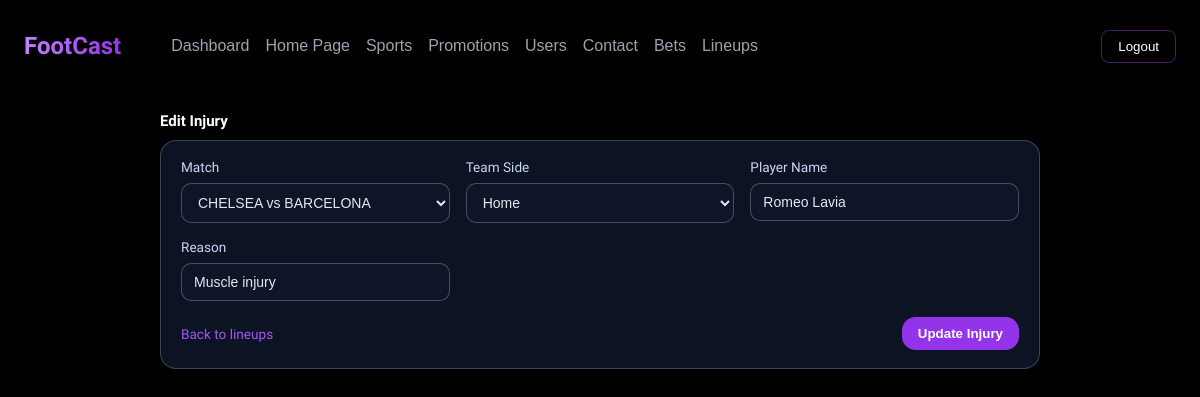
The page /admin-dashboard/edit/edit_injury.php?id=1&match_id=1 (signed in) on the database its author committed.
### tables this page shows
CREATE TABLE `lineup_injuries` (
  `id` int(11) NOT NULL,
  `lineup_match_id` int(11) NOT NULL,
  `team_side` enum('home','away') NOT NULL,
  `player_name` varchar(100) NOT NULL,
  `reason` varchar(120) DEFAULT NULL,
  `type` enum('injury','suspension') NOT NULL DEFAULT 'injury',
  `created_at` timestamp NOT NULL DEFAULT current_timestamp()
);

### admin-dashboard/edit/edit_injury.php (the view, shortened to what this page needs)
<?php
    $db = footcast_db();
    $injuryId = isset($_GET['id']) ? (int) $_GET['id'] : 0;
    $errors = [];
    $selectedMatchId = isset($_GET['match_id']) ? (int) $_GET['match_id'] : 0;
    $lineups = [];
    $stmtList = $db->prepare(
        'SELECT id, home_team, away_team
        FROM lineup_matches
        ORDER BY match_date DESC'
    );
    if ($stmtList) {
        $stmtList->execute();
        $result = $stmtList->get_result();
        if ($result) {
            while ($row = $result->fetch_assoc()) {
                $lineups[] = $row;
            }
        }
    }
    $injury = null;
    if (empty($errors)) {
        $stmtInjury = $db->prepare(
            'SELECT id, lineup_match_id, team_side, player_name, reason, type
            FROM lineup_injuries
            WHERE id = ? AND type = ?
            LIMIT 1'
        );
        if ($stmtInjury) {
            $type = 'injury';
            $stmtInjury->bind_param('is', $injuryId, $type);
            $stmtInjury->execute();
            $result = $stmtInjury->get_result();
            $injury = $result ? $result->fetch_assoc() : null;
        }
    }
    if ($injury && empty($errors)) {
        $stmtInjury = $db->prepare(
            'SELECT id, lineup_match_id, team_side, player_name, reason, type
            FROM lineup_injuries
            WHERE id = ? AND type = ?
            LIMIT 1'
        );
        if ($stmtInjury) {
            $type = 'injury';
            $stmtInjury->bind_param('is', $injuryId, $type);
            $stmtInjury->execute();
            $result = $stmtInjury->get_result();
            $injury = $result ? $result->fetch_assoc() : $injury;
        }
    }
    function renderMatchOptions(array $lineups, int $selectedId): string
    {
        $options = '';
        foreach ($lineups as $row) {
            $id = (int) $row['id'];
            $label = $row['home_team'] . ' vs ' . $row['away_team'];
            $selected = $id === $selectedId ? ' selected' : '';
            $options .= '<option value="' . htmlspecialchars((string) $id, ENT_QUOTES, 'UTF-8') . '"' . $selected . '>'
                . htmlspecialchars($label, ENT_QUOTES, 'UTF-8')
                . '</option>';
        }
        return $options;
    }
?>
<!DOCTYPE html>
<html lang="en">
<head>
    <link rel="stylesheet" href="../../assets/css/style.css">
    <link rel="stylesheet" href="../assets/css/admin.css">
    <link rel="stylesheet" href="../assets/css/lineups.css">
</head>
<body>
    <?php include("../assets/php/header.php"); ?>
    <main class="admin-main">
        <section class="admin-section admin-section-active">
            <div class="admin-form-center">
                <div class="admin-section-header">
                    <div>
                        <h2>Edit Injury</h2>
                    </div>
                </div>
                <?php if ($injury): ?>
                    <form class="admin-form" method="post" action="">
                        <div class="admin-form-grid">
                            <label class="admin-form-row">
                                <span>Match</span>
                                <select class="admin-select" name="lineup_match_id" required>
                                    <?php echo renderMatchOptions($lineups, (int) ($injury['lineup_match_id'] ?? $selectedMatchId)); ?>
                                </select>
                            </label>
                            <label class="admin-form-row">
                                <span>Team Side</span>
                                <select class="admin-select" name="team_side">
                                    <option value="home" <?php echo ($injury['team_side'] ?? 'home') === 'home' ? 'selected' : ''; ?>>Home</option>
                                </select>
                            </label>
                            <label class="admin-form-row">
                                <span>Player Name</span>
                                <input class="admin-input" type="text" name="player_name" value="<?php echo htmlspecialchars($injury['player_name'] ?? '', ENT_QUOTES, 'UTF-8'); ?>" required>
                            </label>
                            <label class="admin-form-row">
                                <span>Reason</span>
                                <input class="admin-input" type="text" name="reason" value="<?php echo htmlspecialchars($injury['reason'] ?? '', ENT_QUOTES, 'UTF-8'); ?>">
                            </label>
                        </div>
                        <div class="admin-form-actions">
                            <a class="admin-link" href="../lineups.php?match_id=<?php echo (int) $selectedMatchId; ?>&section=injuries">Back to lineups</a>
                            <button class="admin-btn admin-btn-primary" type="submit">Update Injury</button>
                        </div>
                    </form>
                <?php endif; ?>
            </div>
        </section>
    </main>
</body>
</html>

### assets/css/style.css (style rules this page uses)
* { box-sizing: border-box; }
body { margin: 0; font-family: "Krona One", sans-serif; background: #000; color: #fff; padding-top: 80px; overflow-x: hidden; -webkit-font-smoothing: antialiased; -moz-osx-font-smoothing: grayscale; }
h1,h2,h3,h4,h5,h6 { font-family: "Krona One", sans-serif; }

### admin-dashboard/assets/css/admin.css (style rules this page uses)
body { background: black; min-height: 100vh; margin: 0; }
.admin-main { margin: 32px auto 40px; padding: 0 20px 40px; max-width: 1700px; }
.admin-section { display: none; margin-top: 12px; }
.admin-section-active { display: block; }
.admin-section-header { display: flex; justify-content: space-between; align-items: flex-end; margin-bottom: 12px; }
.admin-section-header h2 { margin: 0 0 4px; font-size: 17.6px; }
.admin-link { color: #a855f7; text-decoration: none; font-size: 13.6px; }
.admin-btn-primary { background:#9333ea; color: white; padding: 8px 15px; border: 1px solid #9333ea; border-radius: 13px; font-weight: 600; }

### admin-dashboard/assets/css/lineups.css (style rules this page uses)
.admin-main { margin: 32px auto 40px; padding: 0 20px 40px; max-width: 1700px; }
.admin-section { display: none; margin-top: 12px; }
.admin-section-active { display: block; }
.admin-section-header { display: flex; justify-content: space-between; align-items: flex-end; margin-bottom: 8px; }
.admin-section-header h2 { margin: 0 0 2px; font-size: 15px; }
.admin-form-center { max-width: 880px; margin: 0 auto; }
.admin-form-center .admin-section-header { justify-content: flex-start; }
.admin-form { background: rgba(15, 23, 42, 0.85); border-radius: 16px; border: 1px solid rgba(148, 163, 184, 0.35); padding: 18px 20px; max-width: 880px; margin-bottom: 24px; width: 100%; box-sizing: border-box; }
.admin-form-grid { display: grid; grid-template-columns: repeat(auto-fit, minmax(220px, 1fr)); gap: 16px; margin-bottom: 16px; width: 100%; box-sizing: border-box; }
.admin-form-row { display: flex; flex-direction: column; gap: 8px; font-size: 13.6px; color: #cbd5f5; }
.admin-input, .admin-select { background: rgba(15, 23, 42, 0.9); border: 1px solid rgba(148, 163, 184, 0.4); border-radius: 10px; padding: 10px 12px; color: #e2e8f0; font-size: 14px; width: 100%; box-sizing: border-box; }
.admin-form-actions { display: flex; justify-content: space-between; align-items: center; gap: 12px; }
.admin-link { color: #a855f7; text-decoration: none; font-size: 13.6px; }

### rows shown on the page
lineup_injuries: team_side "Home", player_name "Romeo Lavia", reason "Muscle injury"

### other values the page prints
form field lineup_match_id "CHELSEA vs BARCELONA"
